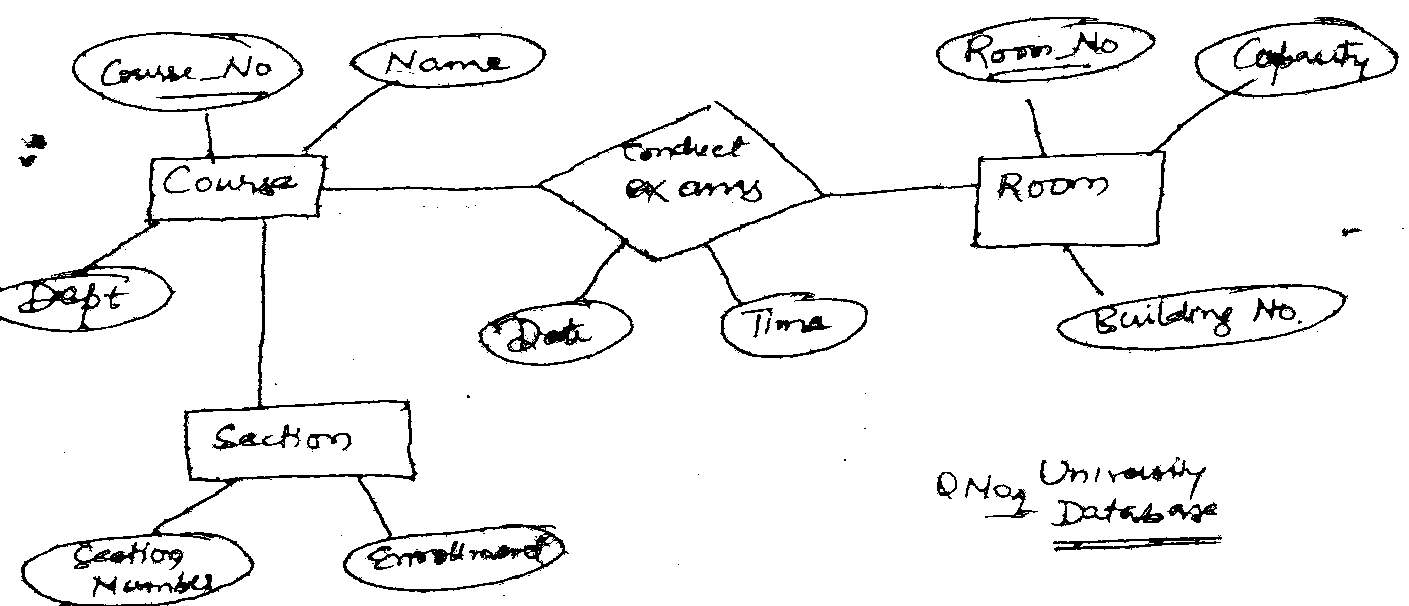
#> input picture notebooks/removeLines/connect.png, 1409 x 606 px
$ jupyter execute preprocessing_fillingShapes.ipynb   (shell and % lines are left out)   (older library calls are emulated)
#> lines starting #> are read from the running program, lines starting #| are printed output that depends on the picture; after the words box and inside, x2 and y2 are one past the last pixel; in counts of white or black regions, pixels touching at a corner belong together
[cell 1]
import cv2
from skimage.filters import threshold_otsu
import numpy as np
from skimage.morphology import (erosion, dilation, opening, closing,  # noqa
                               white_tophat)
from skimage.measure import find_contours
import matplotlib.pyplot as plt
from skimage.draw import rectangle
from math import sqrt

[cell 2]
im_in = cv2.imread("connect.png", cv2.IMREAD_GRAYSCALE)
#> im_in: shape (606, 1409); 94.7% white; 110 black regions (67 under 20 px), largest, box (x1, y1, x2, y2) and area: (0, 17, 1399, 606) 25730, (1056, 284, 1348, 352) 2634, (936, 17, 1156, 83) 1930
th, im_th = cv2.threshold(im_in, 220, 255, cv2.THRESH_BINARY_INV)
###################Remove words###############
structureElm =  np.array((
	[1,1],
	[1,1]), dtype="int")
#closed = closing(im_th, structureElm)
#for i in range(5):
#im_th = closing(im_th, structureElm)
cv2.imwrite("closed.png", im_th)
#> Out = True

#im2, contours_closed, hierarchy = cv2.findContours(closed, cv2.RETR_TREE, cv2.CHAIN_APPROX_SIMPLE)

[cell 3]
# Mask used to flood filling.
# Notice the size needs to be 2 pixels than the image.
hImg, wImg = im_th.shape[:2]
#> hImg = 606; wImg = 1409
area = hImg*wImg
#> area = 853854
mask = np.zeros((hImg+2, wImg+2), np.uint8)

im_floodfill = im_th.copy()
##################Flood fill corners#####
cv2.floodFill(im_floodfill, mask, (0,0), 255)
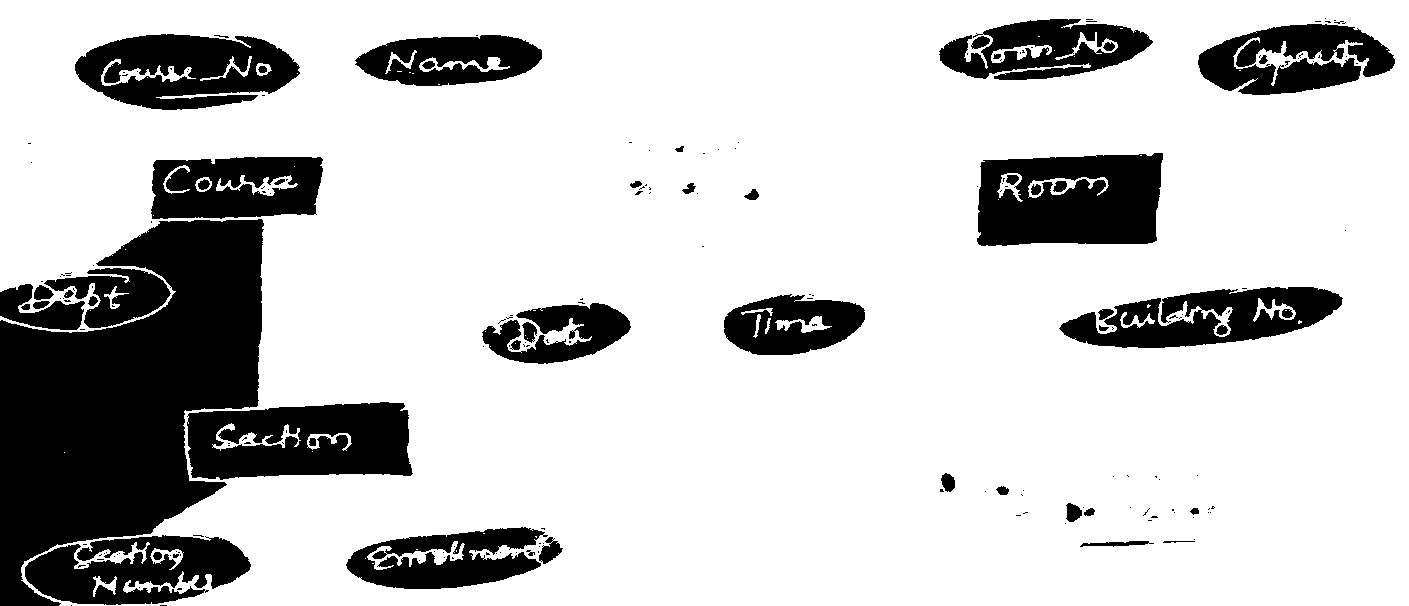
#> im_floodfill: shape (606, 1409); 78.9% white; 211 black regions (158 under 20 px), largest, box (x1, y1, x2, y2) and area: (0, 219, 264, 606) 59934, (977, 153, 1163, 246) 14493, (187, 402, 413, 480) 14056
cv2.floodFill(im_floodfill, mask, (wImg-1,0), 255)
cv2.floodFill(im_floodfill, mask, (0,hImg-1), 255)
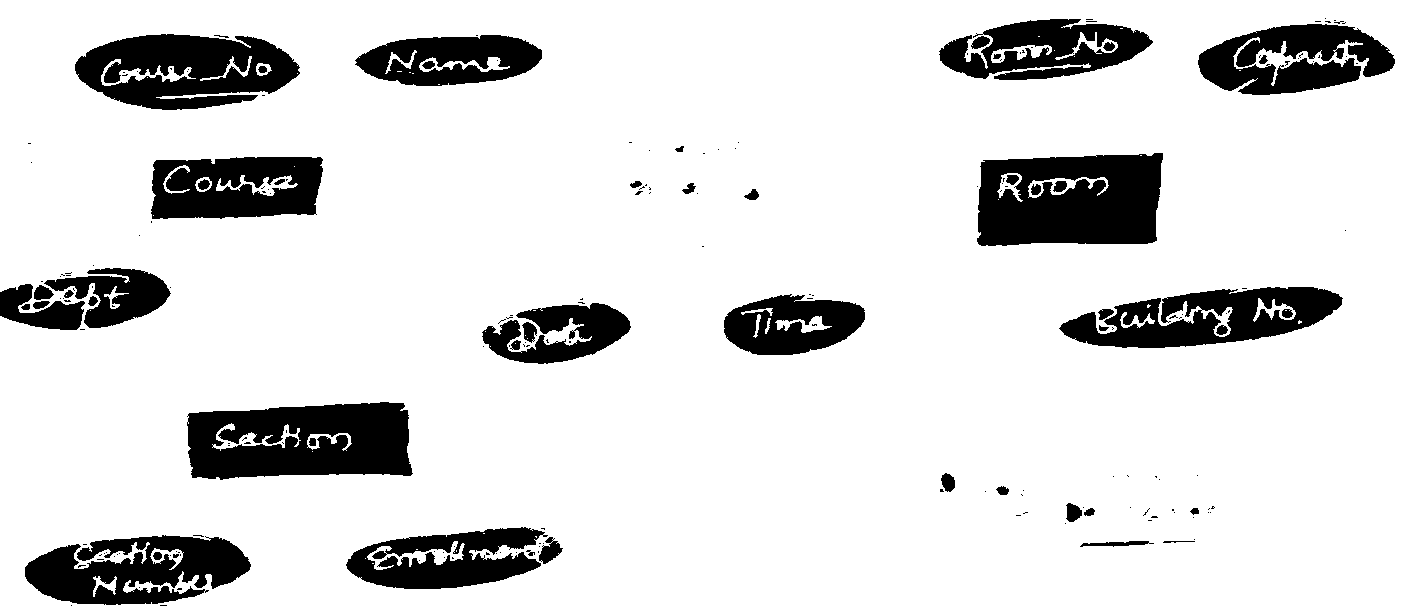
#> im_floodfill: shape (606, 1409); 85.9% white; 212 black regions (160 under 20 px), largest, box (x1, y1, x2, y2) and area: (977, 153, 1163, 246) 14493, (187, 402, 413, 480) 14056, (75, 34, 300, 110) 11617
cv2.floodFill(im_floodfill, mask, (wImg-1,hImg-1), 255)

#print("corners Filled")

[cell 4]
######################cv contours#########
# Invert floodfilled image
im_floodfill_inv = cv2.bitwise_not(im_floodfill)
#> im_floodfill_inv: shape (606, 1409); 14.1% white; 212 white regions (160 under 20 px)
im2, contours_cv, hierarchy = cv2.findContours(im_floodfill_inv, cv2.RETR_TREE, cv2.CHAIN_APPROX_SIMPLE)
#> contours_cv = 356 contours, 282 with area under 20; largest, box (x1, y1, x2, y2) and area: (977, 153, 1163, 246) 15335, (187, 402, 413, 480) 14756, (75, 34, 300, 110) 12332, (1059, 287, 1343, 348) 10543, (25, 535, 251, 605) 10187
hierarchy = hierarchy[0]
#[Next, Previous, First_Child, Parent]
im_empty = np.ones((hImg, wImg,3), np.uint8) * 255
i=0
for cnt in contours_cv:
    #contours that has at least two children
    child1Idx = hierarchy[i][2]
    hasChildren = child1Idx != -1 and  hierarchy[child1Idx][0] != -1
    if(hasChildren):
        child2Idx = hierarchy[child1Idx][0]
    x,y,w,h = cv2.boundingRect(cnt)
    acceptedArea =    h<=200 and w <=400 and h>10 and w>30
    #this two children are close (letters)
    #check area
    if(hasChildren and acceptedArea):
        ##print((w*h)/area)
        x1,y1,w1,h1 = cv2.boundingRect(contours_cv[child1Idx])
        x2,y2,w2,h2 = cv2.boundingRect(contours_cv[child2Idx])
        if(sqrt((x1-x2)**2+((y1-y2)**2)) <= 200):
            cv2.drawContours(im_empty, contours_cv, i, (0,0,0), 1)
    if(child1Idx != -1 and  hierarchy[child1Idx][0] == -1):
        x1,y1,w1,h1 = cv2.boundingRect(contours_cv[child1Idx])
        if(w1/w >= 0.3):
            cv2.drawContours(im_empty, contours_cv, i, (0,0,0), 1)
    if(not hasChildren and acceptedArea and w/h >=1.2 ):#and w/h<=3.5 and acceptedArea):
        ##print(w/h,w,h)
        cv2.drawContours(im_empty, contours_cv, i, (0,0,0), 1)

    i+=1
#> this loop made 356 passes
#> (child1Idx, hasChildren, child2Idx, x, y, w, h, acceptedArea) on passes 35, 41, 49: (35, True, 36, 25, 535, 226, 70, True), (41, True, 42, 149, 547, 35, 24, True), (49, True, 50, 346, 527, 202, 62, True)
#> (child1Idx, hasChildren, child2Idx, x1, y1, w1, h1, x2) on passes 61, 103, 114, 149, 173, 185: (61, True, 62, 419, 560, 1, 1, 452), (103, True, 104, 311, 450, 3, 3, 345), (114, True, 115, 228, 445, 2, 1, 228), (149, True, 150, 520, 351, 3, 3, 489), (173, True, 174, 726, 336, 3, 3, 764), (185, True, 186, 1074, 337, 3, 3, 1136)
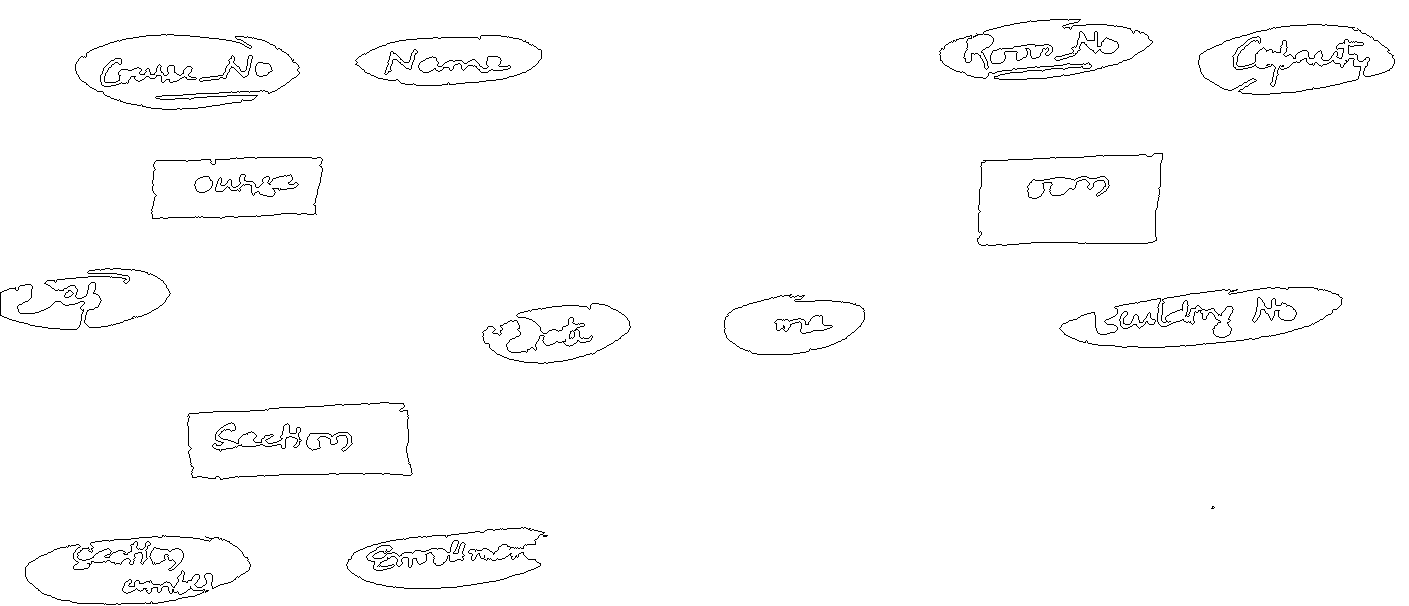
#> im_empty: shape (606, 1409, 3); 98.6% white; black in thin lines or dots

#cv2.drawContours(im_empty, contours_cv, -1, (0,0,0), 1)
##print(hierarchy)
cv2.imwrite("contoured.png", im_empty)
#########################################
# Display images.
cv2.imwrite("Thresholded_Image.png", im_th)
cv2.imwrite("Floodfilled_Image.png", im_floodfill)
cv2.imwrite("Inverted_Floodfilled_Image.png", im_floodfill_inv)
#> Out = True

$ run again, with notebooks/removeLines/er1.png copied over notebooks/removeLines/connect.png
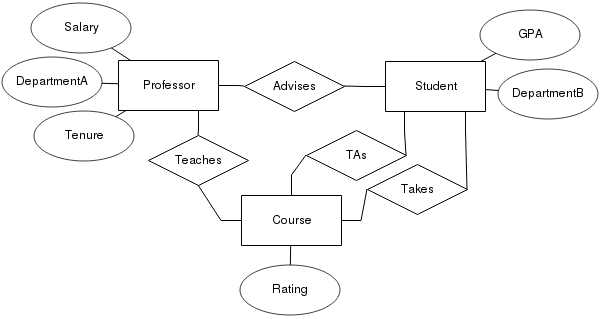
#> input picture notebooks/removeLines/er1.png, 601 x 319 px
#> im_in is the input picture: shape (319, 601); min 0, max 255, mean 249
#> `th, im_th = cv2.threshold(im_in, 220, 255, cv2.THRESH_BINARY_INV)`:
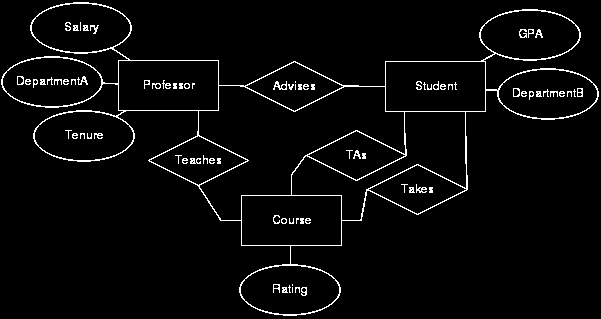
#> im_th: shape (319, 601); 3.6% white in thin lines or dots
#> `cv2.imwrite("closed.png", im_th)`: Out = True
#> im_floodfill: shape (319, 601); 66.2% white; 61 black regions (44 under 20 px), largest, box (x1, y1, x2, y2) and area: (199, 86, 405, 220) 13644, (292, 112, 466, 220) 6614, (242, 196, 341, 245) 4716
#> im_floodfill_inv: shape (319, 601); 33.8% white; 61 white regions (44 under 20 px)
#> contours_cv = 142 contours, 55 with area under 20; largest, box (x1, y1, x2, y2) and area: (199, 86, 405, 220) 13302, (292, 112, 466, 220) 6344, (242, 196, 341, 245) 4704, (386, 62, 485, 111) 4704, (119, 61, 218, 110) 4704
#> the loop `for cnt in contours_cv:` made 142 passes
#> (cnt, child1Idx, hasChildren, child2Idx, x, y, w, h) on pass 13: ([[242, 196], [242, 244], [340, 244], [340, 196]], 13, True, 15, 242, 196, 99, 49)
#> after the loop `for cnt in contours_cv:`:
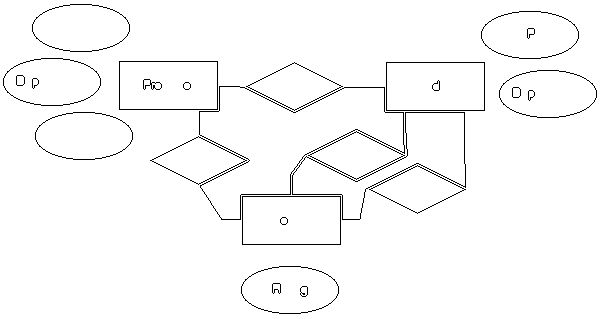
#> im_empty: shape (319, 601, 3); 97.7% white; black in thin lines or dots
#> `cv2.imwrite("Inverted_Floodfilled_Image.png", im_floodfill_inv)`: Out = True

$ run again, with notebooks/removeLines/er11.png copied over notebooks/removeLines/connect.png
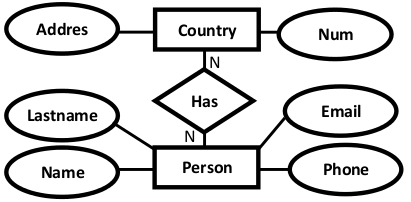
#> input picture notebooks/removeLines/er11.png, 411 x 202 px
#> im_in is the input picture: shape (202, 411); min 0, max 255, mean 214.2
#> `th, im_th = cv2.threshold(im_in, 220, 255, cv2.THRESH_BINARY_INV)`:
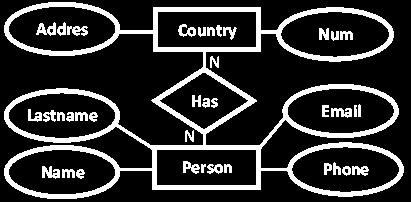
#> im_th: shape (202, 411); 19% white; 38 white regions, largest, box (x1, y1, x2, y2) and area: (4, 2, 404, 199) 12809, (36, 22, 56, 36) 150, (42, 166, 60, 179) 150
#> `cv2.imwrite("closed.png", im_th)`: Out = True
#> im_floodfill: shape (202, 411); 65.4% white; 27 black regions (18 under 20 px), largest, box (x1, y1, x2, y2) and area: (281, 12, 389, 57) 3478, (288, 89, 394, 133) 3381, (9, 150, 115, 194) 3370
#> im_floodfill_inv: shape (202, 411); 34.6% white; 27 white regions (18 under 20 px)
#> contours_cv = 64 contours, 18 with area under 20; largest, box (x1, y1, x2, y2) and area: (281, 12, 389, 57) 3601, (292, 147, 399, 192) 3558, (9, 7, 115, 51) 3558, (9, 150, 115, 194) 3557, (9, 93, 115, 138) 3556
#> the loop `for cnt in contours_cv:` made 64 passes
#> (cnt, child1Idx, hasChildren, child2Idx, x, y, w, h) on passes 1, 48: ([[157, 150], [157, 184], [255, 184], [255, 150]], 1, True, 2, 157, 150, 99, 35), ([[158, 12], [158, 46], [255, 46], [255, 12]], 48, True, 49, 158, 12, 98, 35)
#> after the loop `for cnt in contours_cv:`:
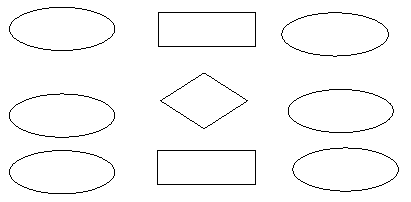
#> im_empty: shape (202, 411, 3); 97.5% white; black in thin lines or dots, all inside (x1, y1, x2, y2) = (9, 7, 399, 194)
#> after the loop `for cnt in contours_cv:`: i = 64
#> `cv2.imwrite("Inverted_Floodfilled_Image.png", im_floodfill_inv)`: Out = True

$ run again, with notebooks/removeLines/er12.png copied over notebooks/removeLines/connect.png
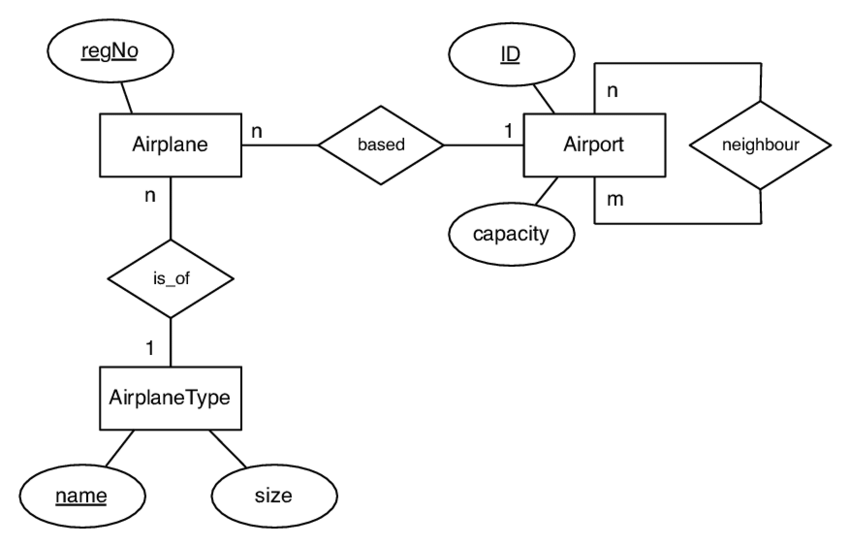
#> input picture notebooks/removeLines/er12.png, 850 x 546 px
#> im_in is the input picture: shape (546, 850); min 0, max 255, mean 247.8
#> `th, im_th = cv2.threshold(im_in, 220, 255, cv2.THRESH_BINARY_INV)`:
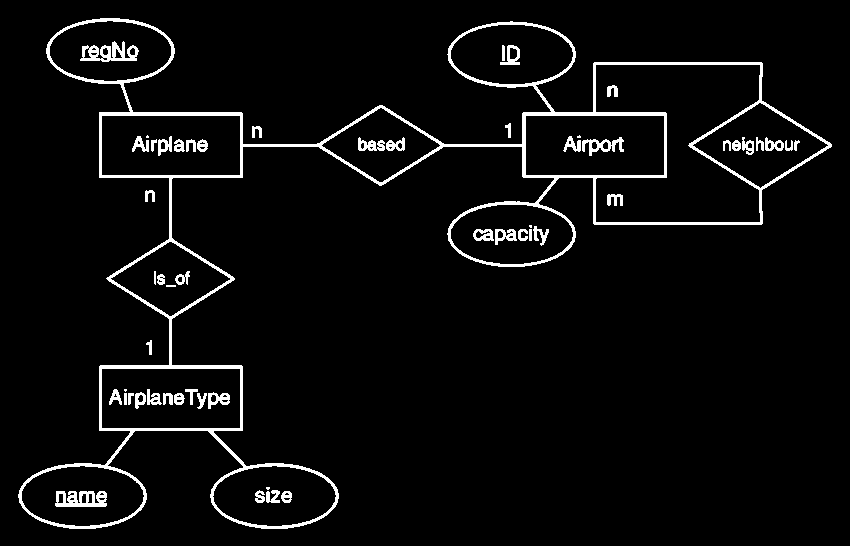
#> im_th: shape (546, 850); 4.5% white; 55 white regions (5 under 20 px), largest, box (x1, y1, x2, y2) and area: (18, 18, 832, 529) 14841, (80, 41, 139, 62) 634, (55, 491, 107, 507) 597
#> `cv2.imwrite("closed.png", im_th)`: Out = True
#> im_floodfill: shape (546, 850); 82.9% white; 60 black regions (34 under 20 px), largest, box (x1, y1, x2, y2) and area: (596, 65, 760, 222) 17439, (526, 116, 664, 175) 7579, (102, 116, 240, 175) 7465
#> im_floodfill_inv: shape (546, 850); 17.1% white; 60 white regions (34 under 20 px)
#> contours_cv = 112 contours, 42 with area under 20; largest, box (x1, y1, x2, y2) and area: (596, 65, 760, 222) 17248, (102, 369, 240, 428) 7946, (526, 116, 664, 175) 7946, (102, 116, 240, 175) 7946, (693, 103, 828, 188) 5594
#> the loop `for cnt in contours_cv:` made 112 passes
#> (cnt, child1Idx, hasChildren, child2Idx, x, y, w, h) on passes 17, 56: ([[102, 369], [102, 427], [239, 427], [239, 369]], 17, True, 18, 102, 369, 138, 59), ([[526, 116], [526, 174], [663, 174], [663, 116]], 56, True, 59, 526, 116, 138, 59)
#> after the loop `for cnt in contours_cv:`:
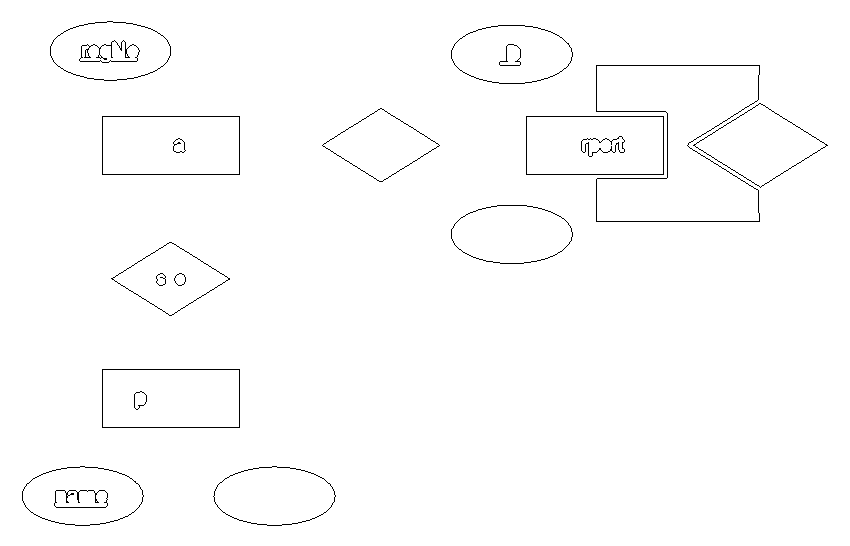
#> im_empty: shape (546, 850, 3); 98.9% white; black in thin lines or dots, all inside (x1, y1, x2, y2) = (22, 21, 828, 526)
#> `cv2.imwrite("Inverted_Floodfilled_Image.png", im_floodfill_inv)`: Out = True
